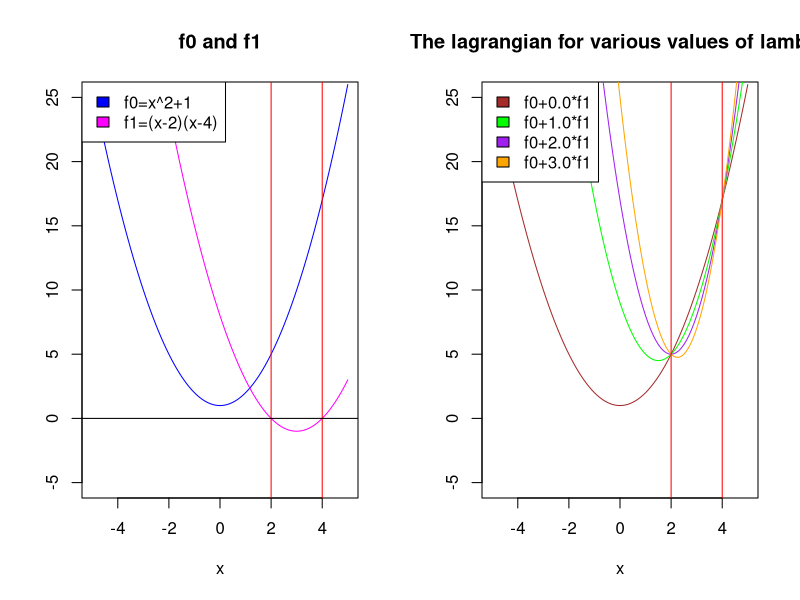
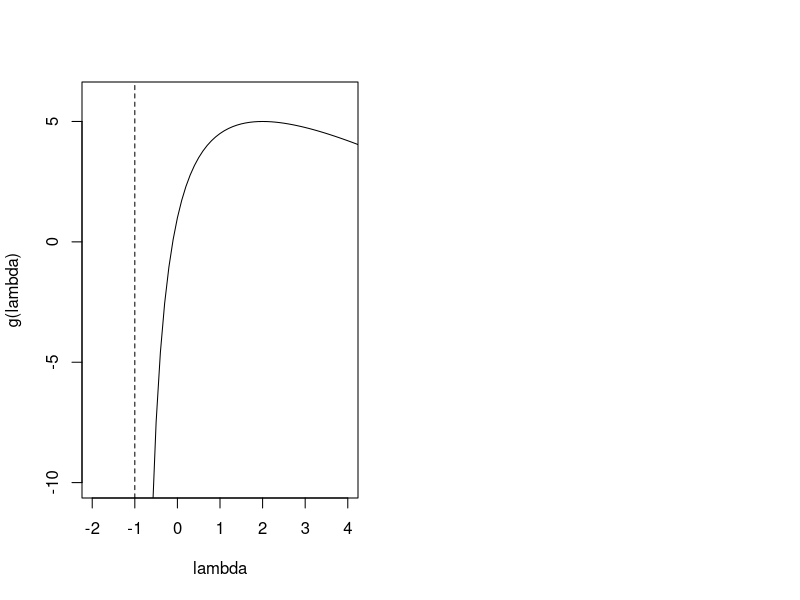

The R source for these figures, in order:
## ---- chunk 1
knitr::opts_chunk$set(echo = TRUE)
## ---- chunk 2


x <- seq(-5,5, 0.1)
f0 <- x^2+1
f1 <- (x-2)*(x-4) 
par(mfrow=c(1,2))
plot(
  x=x, 
  y=f0,
  main="f0 and f1",
  ylab="",
  xlab="x",
  type="l",
  ylim = c(-5,25),
  col="blue"
)
lines(x=x, y=f1, col="magenta")
legend(
  "topleft",
  c("f0=x^2+1","f1=(x-2)(x-4)"),
  fill=c("blue","magenta")
)

abline(v=2, col='red')
abline(v=4, col='red')
abline(h=0, col='black')
## ---- chunk 3
plot(x=x, 
     y=f0,
     ylab="",
     xlab="x",
     type="l",
     ylim = c(-5,25),
     col="brown",
     main="The lagrangian for various values of lambda"
)
lines(x,f0+1.0*f1, col="green")
lines(x,f0+2.0*f1, col="purple")
lines(x,f0+3.0*f1, col="orange")

legend(
  "topleft",
  c("f0+0.0*f1","f0+1.0*f1", "f0+2.0*f1", "f0+3.0*f1"),
  fill=c("brown","green", "purple", "orange")
)

abline(v=2, col='red')
abline(v=4, col='red')

## ---- chunk 4


lambda <- seq(-0.9,16/3,0.1); 
g <- (-9*lambda^2)/(1+lambda) + 1 + 8*lambda
plot(x=lambda, 
     y=g, 
     ylab="g(lambda)", 
     xlab="lambda", 
     type="l", 
     xlim=c(-2,4), 
     ylim=c(-10,6)
)
abline(v=-1, lty='dashed')


